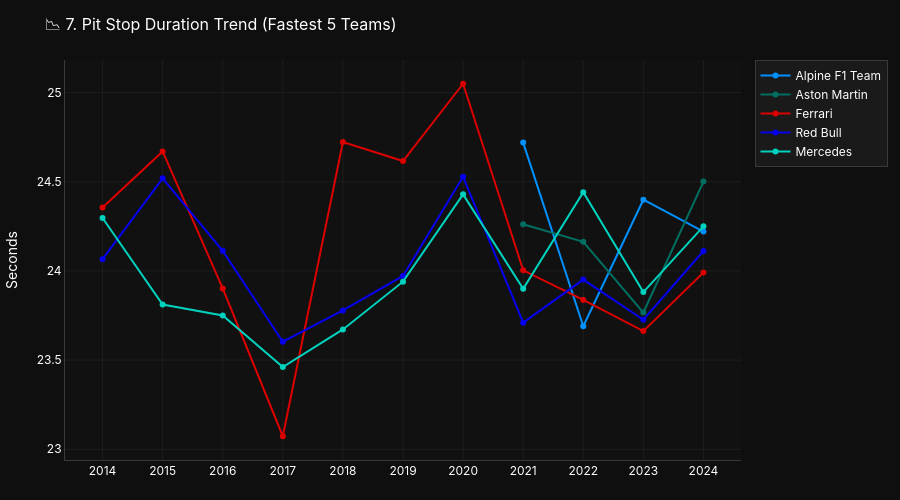

This figure's notebook cell:
### Code cell
# 7. Pit stop duration trend per season
pit_trend = pit_filtered.groupby(['year', 'constructor_name'])['milliseconds'].mean().reset_index()
top5_pit = pit_df['constructor_name'].tolist()[-5:] # Fastest 5

fig7 = go.Figure()
for team in top5_pit:
    df_t = pit_trend[pit_trend['constructor_name'] == team].sort_values('year')
    color = team_colors.get(team, RACEIQ_WHITE)
    fig7.add_trace(go.Scatter(
        x=df_t['year'], y=df_t['milliseconds']/1000, mode='lines+markers',
        name=team, line=dict(color=color, width=2)
    ))
fig7.update_layout(title='📉 7. Pit Stop Duration Trend (Fastest 5 Teams)', yaxis_title='Seconds', xaxis=dict(dtick=1))
fig7 = style_fig(fig7, 500)
fig7.show()

### Figure 1 — Plotly figure (JSON) as saved in the notebook; plotly's stock layout.template omitted (floating-point values rounded to 4 significant figures)
{"data": [{"line": {"color": "#0090FF", "width": 2}, "mode": "lines+markers", "name": "Alpine F1 Team", "type": "scatter", "x": [2021, 2022, 2023, 2024], "y": [24.72, 23.69, 24.4, 24.22]}, {"line": {"color": "#006F62", "width": 2}, "mode": "lines+markers", "name": "Aston Martin", "type": "scatter", "x": [2021, 2022, 2023, 2024], "y": [24.26, 24.16, 23.77, 24.5]}, {"line": {"color": "#DC0000", "width": 2}, "mode": "lines+markers", "name": "Ferrari", "type": "scatter", "x": [2014, 2015, 2016, 2017, 2018, 2019, 2020, 2021, 2022, 2023, 2024], "y": [24.36, 24.67, 23.9, 23.07, 24.72, 24.62, 25.05, 24.0, 23.84, 23.66, 23.99]}, {"line": {"color": "#0600EF", "width": 2}, "mode": "lines+markers", "name": "Red Bull", "type": "scatter", "x": [2014, 2015, 2016, 2017, 2018, 2019, 2020, 2021, 2022, 2023, 2024], "y": [24.07, 24.52, 24.11, 23.6, 23.78, 23.97, 24.53, 23.71, 23.95, 23.73, 24.11]}, {"line": {"color": "#00D2BE", "width": 2}, "mode": "lines+markers", "name": "Mercedes", "type": "scatter", "x": [2014, 2015, 2016, 2017, 2018, 2019, 2020, 2021, 2022, 2023, 2024], "y": [24.3, 23.81, 23.75, 23.46, 23.67, 23.94, 24.43, 23.9, 24.44, 23.88, 24.25]}], "layout": {"font": {"color": "#FFFFFF", "family": "Inter, sans-serif"}, "height": 500, "legend": {"bgcolor": "#1A1A1A", "bordercolor": "#3A3A3A", "borderwidth": 1, "font": {"color": "#FFFFFF"}}, "margin": {"b": 40, "l": 40, "r": 40, "t": 60}, "paper_bgcolor": "#0F0F0F", "plot_bgcolor": "#111111", "title": {"font": {"color": "#FFFFFF", "size": 16}, "text": "📉 7. Pit Stop Duration Trend (Fastest 5 Teams)"}, "xaxis": {"dtick": 1, "gridcolor": "#1E1E1E", "linecolor": "#3A3A3A", "zeroline": false}, "yaxis": {"gridcolor": "#1E1E1E", "linecolor": "#3A3A3A", "title": {"text": "Seconds"}, "zeroline": false}}}
